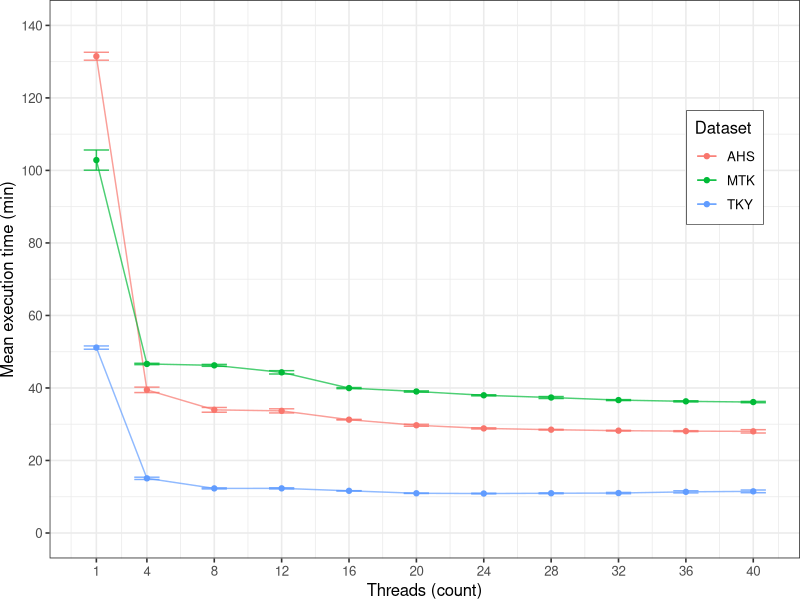

This figure's R source:
#!/usr/bin/Rscript
library(tidyverse)
library(colorspace)

data <- bind_rows(
  read_csv(
    '../../data/mtk-experiment.csv',
    col_types = cols(cores = col_integer(), exectime = col_double())
  ) %>%
  mutate(dataset = 'MTK'),
  
  read_csv(
    '../../data/tky-experiment.csv',
    col_types = cols(cores = col_integer(), exectime = col_double())
  ) %>%
  mutate(dataset = 'TKY'),

  read_csv(
    '../../data/ahs-experiment.csv',
    col_types = cols(cores = col_integer(), exectime = col_double())
  ) %>%
  mutate(dataset = 'AHS')
) %>%
  mutate(exectimeInSeconds = exectime/1000) %>%
  mutate(exectimeInMinutes = exectimeInSeconds/60) %>%
  group_by(cores, dataset) %>%
  summarize(
    avgMinutes = mean(exectimeInMinutes),
    errorMinutes = 3 * sd(exectimeInMinutes)/sqrt(n())
  ) %>%
  ungroup

p <- data %>%
  ggplot(aes(x = cores, y = avgMinutes, col = dataset)) +
    geom_line(alpha = 0.7) +
    geom_point() +
    geom_errorbar(aes(
      ymin = avgMinutes-errorMinutes,
      ymax = avgMinutes+errorMinutes
    ), width = 1.5, alpha = 0.8) +
    theme_bw(base_size = 12) +
    theme(
      plot.margin = unit(c(0,0,0,0), 'cm'),
      legend.position = c(0.9, 0.7),
      legend.background = element_rect(color = 'black', size = 0.2)
    ) +
    labs(
      x = 'Threads (count)',
      y = 'Mean execution time (min)',
      col = 'Dataset'
    ) +
    scale_x_continuous(breaks = unique(data$cores)) +
    scale_y_continuous(breaks = seq(0, 140, 20), limits = c(0, 140))

ggsave('performance-analysis.pdf', plot=p, width=8, height=2.5)
